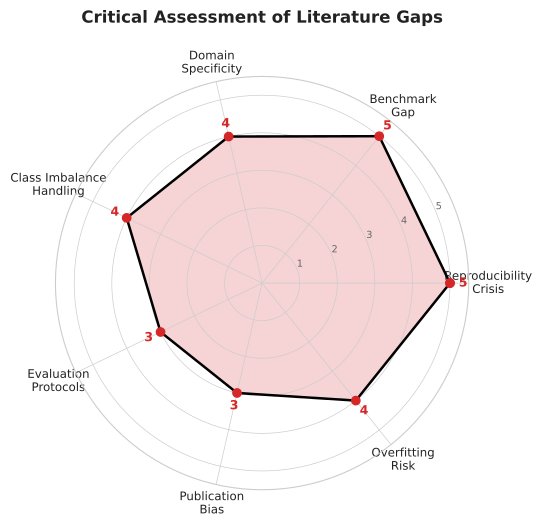

Write the Python code that produced this figure.
#!/usr/bin/env python3
"""Literature Gaps Radar Chart -- Section 04 Literature Review.

Radar chart showing 7 critical assessment dimensions with severity scores
(1 = minor gap, 5 = severe gap). Red fill with alpha, black outline.
"""

import pathlib
import numpy as np
import matplotlib.pyplot as plt

# -- colour palette -----------------------------------------------------------
mlblue = (0 / 255, 102 / 255, 204 / 255)
mlpurple = (51 / 255, 51 / 255, 178 / 255)
mllavender = (173 / 255, 173 / 255, 224 / 255)
mlorange = (255 / 255, 127 / 255, 14 / 255)
mlgreen = (44 / 255, 160 / 255, 44 / 255)
mlred = (214 / 255, 39 / 255, 40 / 255)

# -- data ---------------------------------------------------------------------
dimensions = [
    "Reproducibility\nCrisis",
    "Benchmark\nGap",
    "Domain\nSpecificity",
    "Class Imbalance\nHandling",
    "Evaluation\nProtocols",
    "Publication\nBias",
    "Overfitting\nRisk",
]

scores = [5, 5, 4, 4, 3, 3, 4]

# -- figure -------------------------------------------------------------------
angles = np.linspace(0, 2 * np.pi, len(dimensions), endpoint=False).tolist()

# Close the polygon
values = scores + [scores[0]]
angles += [angles[0]]

fig, ax = plt.subplots(figsize=(5.5, 5.5), subplot_kw=dict(polar=True))

# Draw the filled area
ax.fill(angles, values, color=mlred, alpha=0.20)
ax.plot(angles, values, color="black", linewidth=1.8, linestyle="-")
ax.plot(angles, values, "o", color=mlred, markersize=6, zorder=5)

# Configure grid
ax.set_ylim(0, 5.5)
ax.set_yticks([1, 2, 3, 4, 5])
ax.set_yticklabels(["1", "2", "3", "4", "5"], fontsize=7, color="#666666")

ax.set_xticks(angles[:-1])
ax.set_xticklabels(dimensions, fontsize=8.5, color="#222222")

# Annotate each point with its score
for angle, val in zip(angles[:-1], scores):
    ax.text(angle, val + 0.35, str(val), ha="center", va="center",
            fontsize=9, fontweight="bold", color=mlred)

# Grid styling
ax.grid(color="#cccccc", linewidth=0.5)
ax.spines["polar"].set_color("#cccccc")

ax.set_title("Critical Assessment of Literature Gaps",
             fontsize=12, fontweight="bold", pad=20, color="#222222")

plt.tight_layout()

# -- save ---------------------------------------------------------------------
out_dir = pathlib.Path(__file__).parent
fig.savefig(out_dir / "02_literature_gaps.pdf", bbox_inches="tight")
fig.savefig(out_dir / "thumb.png", dpi=150, bbox_inches="tight")
plt.close(fig)
print(f"Saved to {out_dir}")
